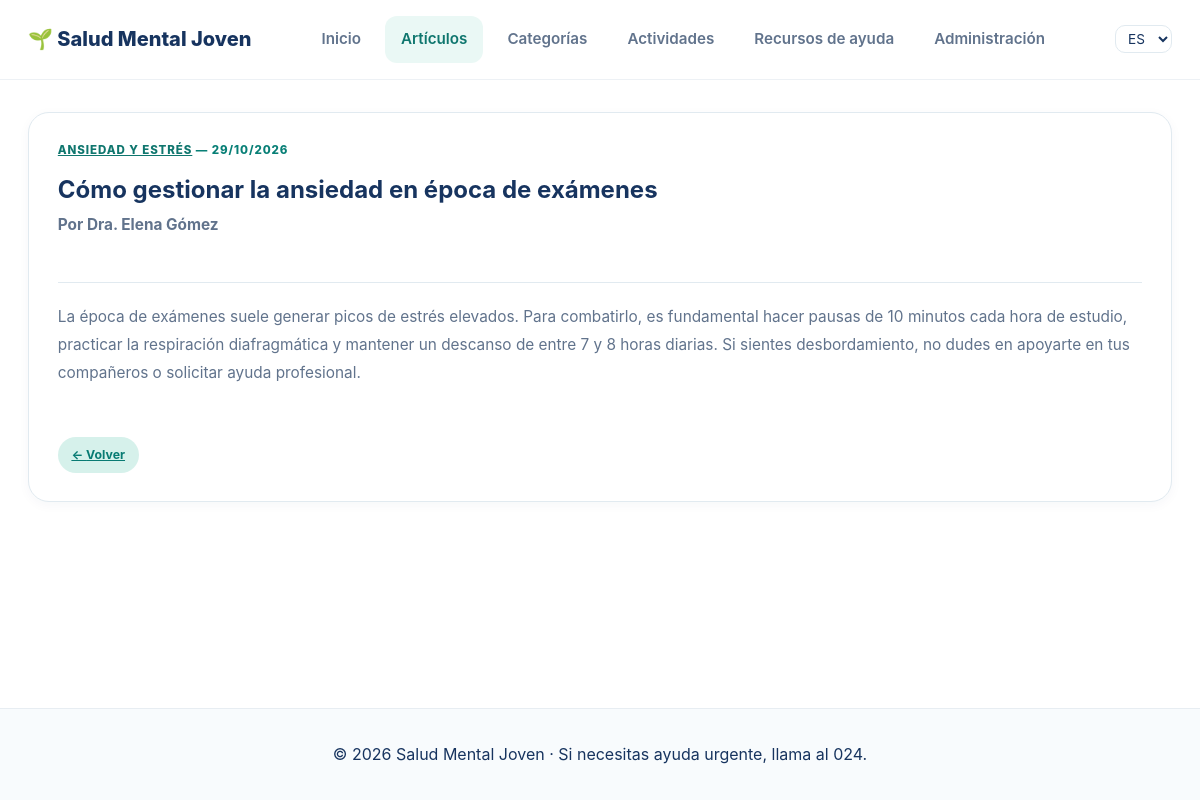
The page /es/articulos/1/ on the database as committed earlier.
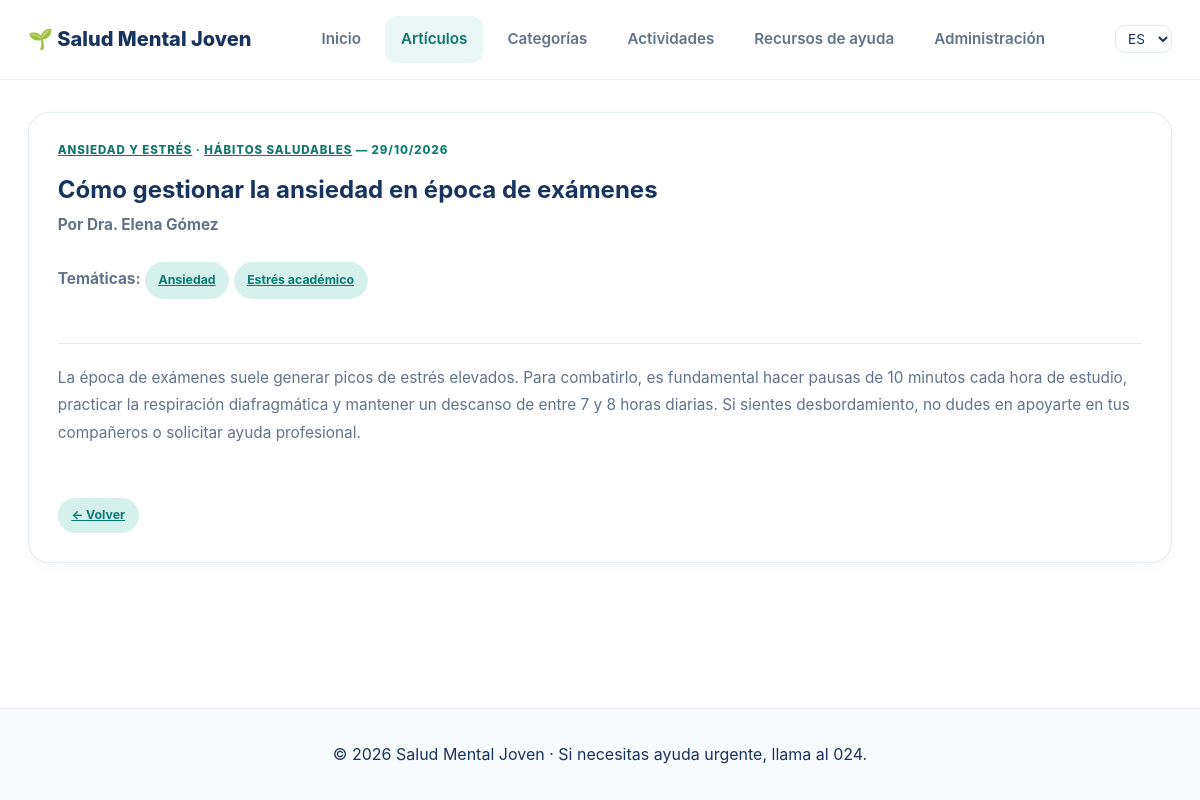
The same page on the database as committed later.
### appSaludMentalJoven/models.py (models this page shows, shortened)
class Categoria(models.Model):
    nombre = models.CharField(max_length=100, verbose_name="Nombre de la categoría")
    descripcion = models.TextField(blank=True, verbose_name="Descripción")
    class Meta:
        verbose_name = "Categoría"
        verbose_name_plural = "Categorías"
        ordering = ['nombre']

class Tematica(models.Model):
    nombre = models.CharField(max_length=100, unique=True, verbose_name="Nombre de la temática")
    descripcion = models.TextField(blank=True, verbose_name="Descripción")
    class Meta:
        verbose_name = "Temática"
        verbose_name_plural = "Temáticas"
        ordering = ['nombre']

### appSaludMentalJoven/views.py (the view)
# urls.py: path('articulos/<int:articulo_id>/', views.ArticuloDetailView.as_view(), name='detalle_articulo'),
class ArticuloDetailView(DetailView):
    model = Articulo
    template_name = 'articulo_detail.html'
    context_object_name = 'articulo'
    pk_url_kwarg = 'articulo_id'

### appSaludMentalJoven/templates/articulo_detail.html (shortened to what this page needs)
{% extends 'base.html' %}
{% load i18n %}
{% block content %}
<article class="info-card">
    <span class="card-number">
        {% for c in articulo.categorias.all %}<a href="{% url 'appSaludMentalJoven:detalle_categoria' c.id %}">{{ c.nombre|upper }}</a>{% if not forloop.last %} · {% endif %}{% endfor %}
        — {{ articulo.fecha_publicacion|date:"d/m/Y" }}
    </span>
    <h1>{{ articulo.titulo }}</h1>
    <p><strong>{% translate "Por" %} {{ articulo.autor }}</strong></p>
    {% if articulo.tematicas.exists %}
    <p><strong>{% translate "Temáticas" %}:</strong>
        {% for t in articulo.tematicas.all %}<a href="{% url 'appSaludMentalJoven:detalle_tematica' t.id %}" class="tag">{{ t.nombre }}</a> {% endfor %}
    </p>
    {% endif %}
    <hr>
    <div>{{ articulo.contenido|linebreaks }}</div>
    <br>
    <a href="{% url 'appSaludMentalJoven:articulos' %}" class="tag">&larr; {% translate "Volver" %}</a>
</article>
{% endblock %}

Rows that differ between the two databases and show on the page:
shown differently, row unchanged: Categoria "ANSIEDAD Y ESTRÉS": now shows "·"
now on this page (row unchanged): Categoria: nombre "HÁBITOS SALUDABLES"
added Tematica: nombre "Ansiedad"
added Tematica: nombre "Estrés académico"
Other text that changed with them:
text now shown: "Temáticas :"
